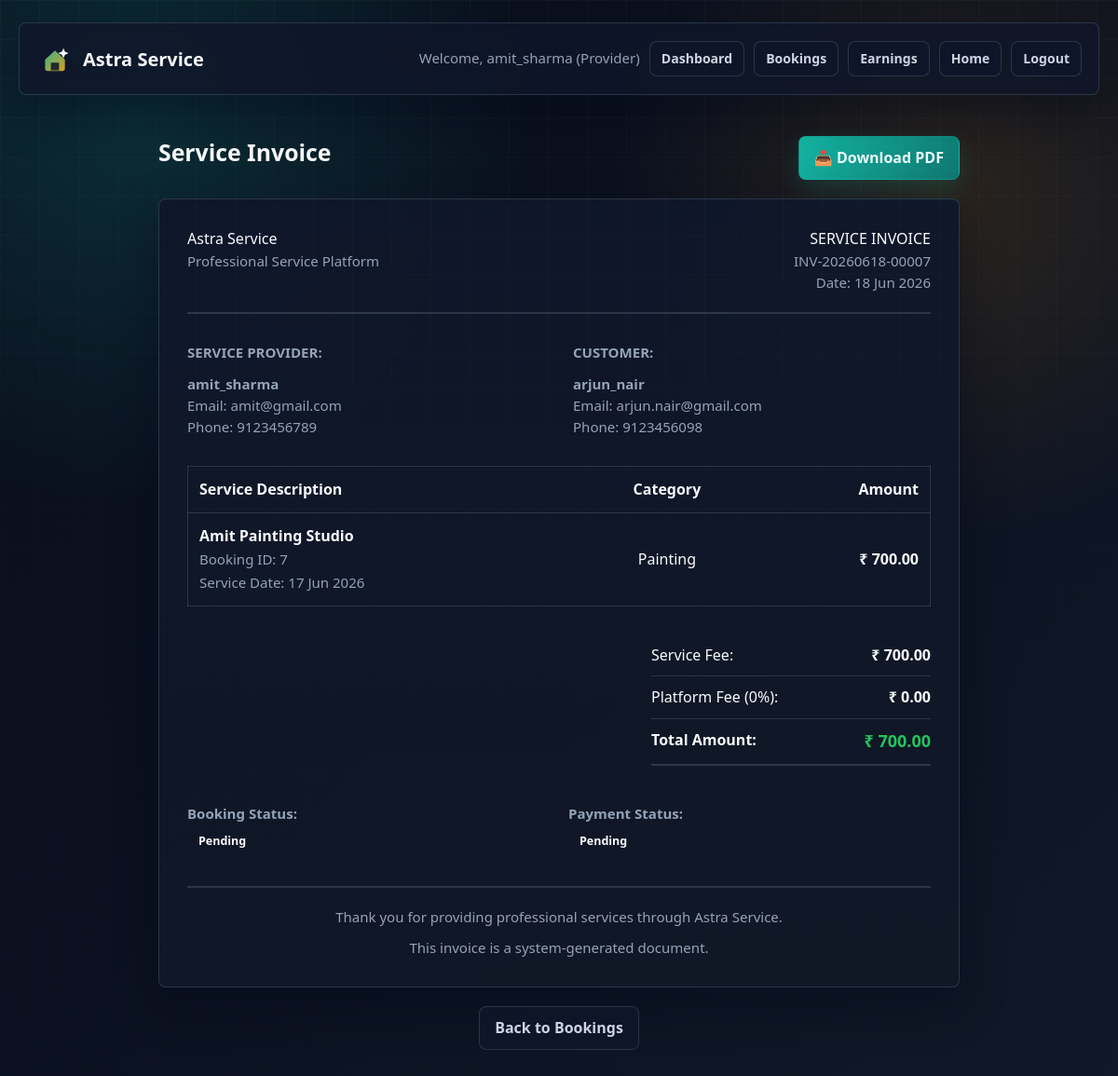
Screenshot of /provider/invoice.php?booking_id=7 (signed in) with the database file from the repository.
### tables this page shows
CREATE TABLE bookings (
    id INT AUTO_INCREMENT PRIMARY KEY,
    user_id INT,
    service_id INT,
    provider_id INT,
    customer_name VARCHAR(100),
    customer_phone VARCHAR(20),
    customer_address VARCHAR(255),
    service_price DECIMAL(10, 2) DEFAULT 0.00,
    status ENUM('pending', 'confirmed', 'completed', 'cancelled') DEFAULT 'pending',
    booking_date TIMESTAMP DEFAULT CURRENT_TIMESTAMP,
    completion_date DATETIME,
    FOREIGN KEY(user_id) REFERENCES users(id) ON DELETE CASCADE,
    FOREIGN KEY(service_id) REFERENCES services(id) ON DELETE SET NULL,
    FOREIGN KEY(provider_id) REFERENCES users(id) ON DELETE SET NULL
);

CREATE TABLE users (
    id INT AUTO_INCREMENT PRIMARY KEY,
    username VARCHAR(50) NOT NULL UNIQUE,
    email VARCHAR(100) NOT NULL UNIQUE,
    password VARCHAR(255) NOT NULL,
    role ENUM('admin', 'user', 'provider') DEFAULT 'user',
    phone VARCHAR(20),
    address VARCHAR(255),
    created_at TIMESTAMP DEFAULT CURRENT_TIMESTAMP
);

CREATE TABLE services (
    id INT AUTO_INCREMENT PRIMARY KEY,
    category VARCHAR(100) NOT NULL,
    provider_id INT,
    name VARCHAR(100),
    phone VARCHAR(20),
    price DECIMAL(10, 2) DEFAULT 0.00,
    status ENUM('available', 'booked') DEFAULT 'available',
    created_at TIMESTAMP DEFAULT CURRENT_TIMESTAMP,
    FOREIGN KEY(provider_id) REFERENCES users(id) ON DELETE SET NULL
);

### shared/functions.php (called while the page is built, shortened)
<?php
function formatCurrency($amount) {
    return '₹ ' . number_format($amount, 2);
}
function formatDate($date) {
    return date('d M Y', strtotime($date));
}
function getBookingDetails($conn, $bookingId) {
    $stmt = $conn->prepare("
        SELECT b.*,
               s.name AS service_name,
               s.category,
               u.username AS customer_name,
               u.email AS customer_email,
               u.phone AS customer_phone,
               u.address AS customer_address,
               p.username AS provider_name,
               p.email AS provider_email,
               p.phone AS provider_phone
        FROM bookings b
        LEFT JOIN services s ON b.service_id = s.id
        LEFT JOIN users u ON b.user_id = u.id
        LEFT JOIN users p ON b.provider_id = p.id
        WHERE b.id = ?
    ");
    if ($stmt) {
        $stmt->bind_param('i', $bookingId);
        $stmt->execute();
        $result = $stmt->get_result();
        $data = $result && $result->num_rows > 0 ? $result->fetch_assoc() : null;
        return $data;
    }
    return null;
}

### provider/invoice.php (the view, shortened to what this page needs)
<?php
include_once '../shared/auth.php';
include_once '../shared/functions.php';
$conn = getDbConnection();
$bookingId = intval($_GET['booking_id'] ?? 0);
$booking = getBookingDetails($conn, $bookingId);
?>
<?php include '../shared/header.php'; ?>
    <div style="max-width: 900px; margin: 0 auto; padding: 20px;">
        <div style="display: flex; justify-content: space-between; align-items: center; margin-bottom: 20px;">
            <h1 class="h1">Service Invoice</h1>
            <a href="invoice_pdf.php?booking_id=<?php echo intval($bookingId); ?>" class="btn">📥 Download PDF</a>
        </div>
        <div class="card" style="padding: 30px;">
            <div style="display: flex; justify-content: space-between; margin-bottom: 30px; border-bottom: 2px solid var(--border); padding-bottom: 20px;">
                <div>
                    <div class="h2">Astra Service</div>
                    <div class="small">Professional Service Platform</div>
                </div>
                <div style="text-align: right;">
                    <div class="h3">SERVICE INVOICE</div>
                    <div class="small">INV-<?php echo htmlspecialchars(date('Ymd')); ?>-<?php echo str_pad($bookingId, 5, '0', STR_PAD_LEFT); ?></div>
                    <div class="small">Date: <?php echo formatDate(date('Y-m-d')); ?></div>
                </div>
            </div>
            <div style="display: grid; grid-template-columns: 1fr 1fr; gap: 30px; margin-bottom: 30px;">
                <div>
                    <div class="small" style="font-weight: bold; margin-bottom: 10px;">SERVICE PROVIDER:</div>
                    <div class="small">
                        <strong><?php echo htmlspecialchars($booking['provider_name'] ?? 'N/A'); ?></strong><br>
                        Email: <?php echo htmlspecialchars($booking['provider_email'] ?? '-'); ?><br>
                        Phone: <?php echo htmlspecialchars($booking['provider_phone'] ?? '-'); ?>
                    </div>
                </div>
                <div>
                    <div class="small" style="font-weight: bold; margin-bottom: 10px;">CUSTOMER:</div>
                    <div class="small">
                        <strong><?php echo htmlspecialchars($booking['customer_name'] ?? 'N/A'); ?></strong><br>
                        Email: <?php echo htmlspecialchars($booking['customer_email'] ?? '-'); ?><br>
                        Phone: <?php echo htmlspecialchars($booking['customer_phone'] ?? '-'); ?>
                    </div>
                </div>
            </div>
            <div style="margin-bottom: 30px;">
                <table style="width: 100%; border-collapse: collapse; margin-bottom: 20px;">
                    <thead>
                        <tr style="background-color: var(--bg-secondary); border: 1px solid var(--border);">
                            <th style="padding: 12px; text-align: left;">Service Description</th>
                            <th style="padding: 12px; text-align: center;">Category</th>
                            <th style="padding: 12px; text-align: right;">Amount</th>
                        </tr>
                    </thead>
                    <tbody>
                        <tr style="border: 1px solid var(--border);">
                            <td style="padding: 12px;">
                                <strong><?php echo htmlspecialchars($booking['service_name'] ?? 'Service'); ?></strong><br>
                                <span class="small">Booking ID: <?php echo intval($bookingId); ?></span><br>
                                <span class="small">Service Date: <?php echo formatDate($booking['booking_date']); ?></span>
                            </td>
                            <td style="padding: 12px; text-align: center;"><?php echo htmlspecialchars($booking['category'] ?? '-'); ?></td>
                            <td style="padding: 12px; text-align: right;"><strong><?php echo formatCurrency($booking['service_price'] ?? 0); ?></strong></td>
                        </tr>
                    </tbody>
                </table>
            </div>
            <div style="display: flex; justify-content: flex-end; margin-bottom: 30px;">
                <div style="width: 300px;">
                    <div style="display: flex; justify-content: space-between; padding: 10px 0; border-bottom: 1px solid var(--border);">
                        <span>Service Fee:</span>
                        <strong><?php echo formatCurrency($booking['service_price'] ?? 0); ?></strong>
                    </div>
                    <div style="display: flex; justify-content: space-between; padding: 10px 0; border-bottom: 1px solid var(--border);">
                        <span>Platform Fee (0%):</span>
                        <strong><?php echo formatCurrency(0); ?></strong>
                    </div>
                    <div style="display: flex; justify-content: space-between; padding: 10px 0; border-bottom: 2px solid var(--border); margin-bottom: 10px;">
                        <span style="font-weight: bold;">Total Amount:</span>
                        <strong style="font-size: 18px; color: var(--success);"><?php echo formatCurrency($booking['service_price'] ?? 0); ?></strong>
                    </div>
                </div>
            </div>
            <div style="display: grid; grid-template-columns: 1fr 1fr; gap: 20px; margin: 30px 0;">
                <div>
                    <div class="small" style="font-weight: bold;">Booking Status:</div>
                    <span class="status-badge status-<?php echo htmlspecialchars($booking['status']); ?>" style="padding: 8px 12px; display: inline-block;">
                        <?php echo ucfirst(htmlspecialchars($booking['status'])); ?>
                    </span>
                </div>
                <div>
                    <div class="small" style="font-weight: bold;">Payment Status:</div>
                    <span class="status-badge" style="padding: 8px 12px; display: inline-block;">
                        <?php echo $booking['status'] === 'completed' ? 'Completed' : 'Pending'; ?>
                    </span>
                </div>
            </div>
            <div style="margin-top: 30px; padding-top: 20px; border-top: 2px solid var(--border); text-align: center; color: var(--text-secondary);">
                <div class="small">Thank you for providing professional services through Astra Service.</div>
                <div class="small" style="margin-top: 10px;">This invoice is a system-generated document.</div>
            </div>
        </div>
        <div style="margin-top: 20px; text-align: center;">
            <a href="my_bookings.php" class="btn secondary">Back to Bookings</a>
        </div>
    </div>
<?php include '../shared/footer.php'; ?>

### assets/css/style.css (style rules this page uses)
:root { --bg: #0b1120; --bg-soft: #111827; --surface: rgba(15, 23, 42, 0.9); --surface-2: #162033; --surface-3: #1f2937; --text: #f8fafc; --text-secondary: #cbd5e1; --muted: #94a3b8; --border: rgba(148, 163, 184, 0.22); --accent: #14b8a6; --accent-2: #f59e0b; --accent-3: #38bdf8; --accent-dark: #0f766e; --success: #22c55e; --warning: #f59e0b; --danger: #ef4444; --shadow: rgba(2, 6, 23, 0.42); --radius: 8px; }
* { box-sizing: border-box; }
html, body { min-height: 100%; margin: 0; }
body { font-family: "Segoe UI", Arial, sans-serif; color: var(--text); background: radial-gradient(circle at 12% 10%, rgba(20, 184, 166, 0.18), transparent 28%), radial-gradient(circle at 85% 18%, rgba(245, 158, 11, 0.13), transparent 26%), linear-gradient(135deg, #090f1d 0%, var(--bg) 48%, #111827 100%); line-height: 1.55; }
body::before { content: ""; position: fixed; inset: 0; pointer-events: none; background-image: linear-gradient(rgba(255, 255, 255, 0.035) 1px, transparent 1px), linear-gradient(90deg, rgba(255, 255, 255, 0.035) 1px, transparent 1px); background-size: 42px 42px; mask-image: linear-gradient(to bottom, rgba(0, 0, 0, 0.75), transparent 72%); }
a { color: var(--accent-3); text-decoration: none; transition: color 0.2s ease, border-color 0.2s ease, transform 0.2s ease; }
.card { border: 1px solid var(--border); border-radius: var(--radius); background: linear-gradient(180deg, rgba(15, 23, 42, 0.96), rgba(17, 24, 39, 0.9)); box-shadow: 0 18px 48px var(--shadow); padding: 24px; }
.h1 { margin: 0 0 12px; font-size: clamp(1.55rem, 2vw, 2.15rem); line-height: 1.15; letter-spacing: 0; }
.small, .text-muted { color: var(--muted); font-size: 0.94rem; }
.btn { display: inline-flex; align-items: center; justify-content: center; gap: 8px; min-height: 40px; padding: 10px 16px; border: 1px solid rgba(20, 184, 166, 0.35); border-radius: var(--radius); background: linear-gradient(135deg, var(--accent), var(--accent-dark)); color: #ecfeff; cursor: pointer; font-weight: 800; font-family: inherit; text-decoration: none; box-shadow: 0 10px 26px rgba(20, 184, 166, 0.18); transition: transform 0.2s ease, box-shadow 0.2s ease, border-color 0.2s ease, background 0.2s ease; }
.btn.secondary { background: rgba(15, 23, 42, 0.82); color: var(--text-secondary); border-color: var(--border); box-shadow: none; }
.status-badge, .badge { display: inline-flex; align-items: center; width: fit-content; padding: 5px 10px; border-radius: 999px; font-size: 0.78rem; font-weight: 800; text-transform: capitalize; }

### rows the page displays
bookings: provider.username "amit_sharma", provider.email "amit@gmail.com", provider.phone "9123456789", user.username "arjun_nair", user.email "arjun.nair@gmail.com", user.phone "9123456098", service.name "Amit Painting Studio", booking_date "17 Jun 2026", service.category "Painting", service_price "₹ 700.00", status "Pending"

### other values shown
getCurrentUsername() "amit_sharma"
getCurrentUserRole() "Provider"
str_pad($bookingId, 5, '0', STR_PAD_LEFT) "00007"
$bookingId "7"
formatCurrency(0) "₹ 0.00"
